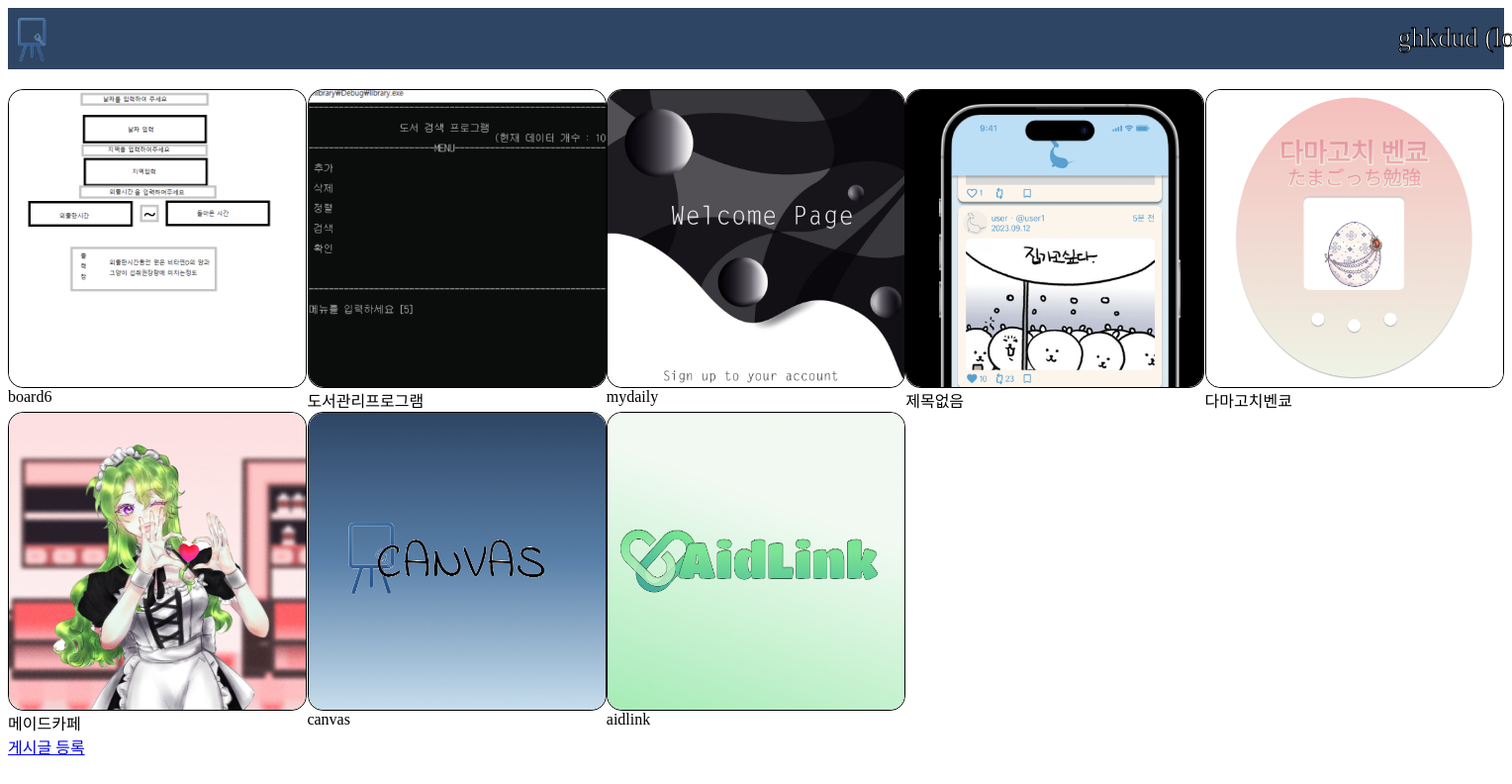
Page /palette/ (signed in) on the committed database.
### palette/models.py (models this page shows, shortened)
class Drawing(models.Model):
    subject = models.CharField(max_length=200)
    author = models.ForeignKey(User, on_delete=models.CASCADE)
    content = models.TextField(default='')
    imgfile = models.ImageField(null=True, upload_to="", blank=True)
    uploadedFile = models.FileField(upload_to="result/")
    create_date = models.DateTimeField()
    modify_date = models.DateTimeField(null=True, blank=True)

### palette/views.py (the view)
# urls.py: path('', views.index, name='index'),  # '/' 에 해당되는 path
def index(request):
    drawing_list = Drawing.objects.order_by('-create_date')
    context = {'drawing_list': drawing_list}
    return render(request, 'palette/drawing_list.html', context)

### templates/palette/drawing_list.html (shortened to what this page needs)
{% extends 'base.html' %}
{% block content %}
<div id="imgcontain">
    {% if drawing_list %}
    {% for drawing in drawing_list %}
    <div>
        <div class="img-wrapper">
            <a href="/palette/{{ drawing.id }}/"><img src="../media/{{ drawing.imgfile }}"></a>
        </div>
        <div>
            {{ drawing.subject }}
        </div>
    </div>
    {% endfor %}
    {% else %}
        <div>질문이 없습니다.</div>
    {% endif %}
</div>
<div>
    <a href="{% url 'palette:drawing_create' %}">게시글 등록</a>
</div>
{% endblock %}

### templates/base.html (shortened to what this page needs)
{% load static %}
<!doctype html>
<html lang="ko">
<head>
</head>
<body>
<nav class="navbar">
    <div class="container-fluid">
        <a class="navbar-brand" href="{% url 'palette:index' %}"><img class='logo' src="/static/image/logo.png"></a>
        {% if user.is_authenticated %}
        <a class="nav-link" href="{% url 'common:logout' %}">{{ user.username }} (logout)</a>
        {% else %}
        <a class="nav-link" href="{% url 'common:login' %}">login</a>
        {% endif %}
    </div>
</nav>
{% block content %}
{% endblock %}
</body>
</html>

### templates/base.html (style rules this page uses)
.container-fluid { background-color: #2E4564; padding-bottom: 11px; }
.logo { width: 30px; }
.navbar-brand { position: relative; margin-left: 10px; top: 10px; }
.nav-link { position: relative; font-family: 'Indie Flower', cursive; text-decoration: none; color: #FFFFFF; left: 90%; text-align: left; font-size: 27px; -webkit-text-stroke: 1px black; top: -5px; }

### templates/palette/drawing_list.html (style rules this page uses)
#imgcontain { margin-top: 20px; display: grid; grid-template-columns: repeat(5,1fr); width: 100%; }
.img-wrapper { position: relative; margin: 0 auto; width: 300px; height: 300px; border: 1px solid black; border-radius: 5%; }
.img-wrapper img { border-radius: 5%; position: absolute; top: 0; left: 0; transform: translate(50, 50); width: 100%; height: 100%; object-fit: cover; margin: auto; }

### rows in the picture
Drawing: imgfile (picture), subject "board6"
Drawing: imgfile (picture), subject "도서관리프로그램"
Drawing: imgfile (picture), subject "mydaily"
Drawing: imgfile (picture), subject "제목없음"
Drawing: imgfile (picture), subject "다마고치벤쿄"
Drawing: imgfile (picture), subject "메이드카페"
Drawing: imgfile (picture), subject "canvas"
Drawing: imgfile (picture), subject "aidlink"

### other values in the picture
{{ user.username }} "ghkdud"
